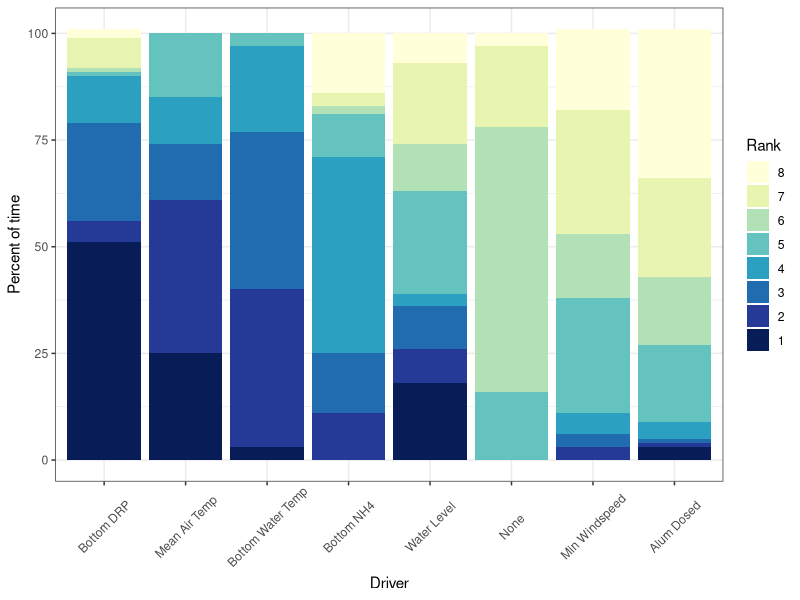
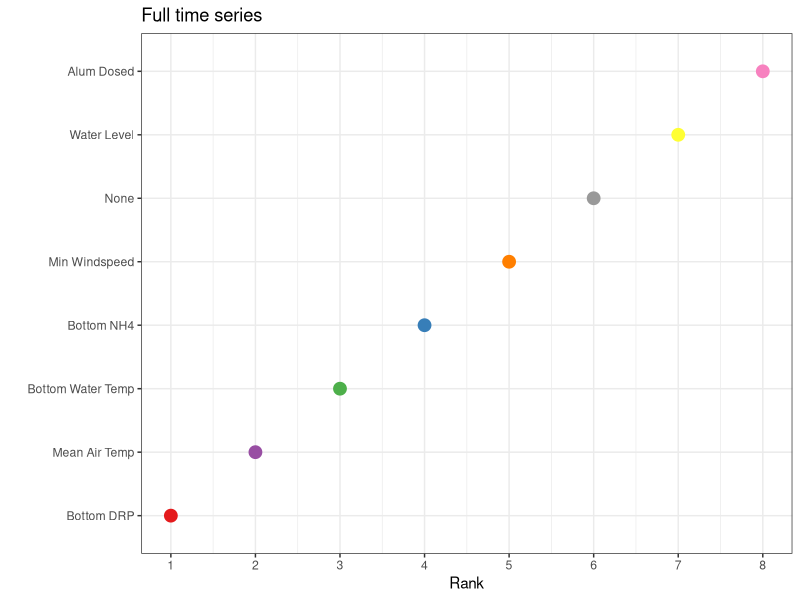
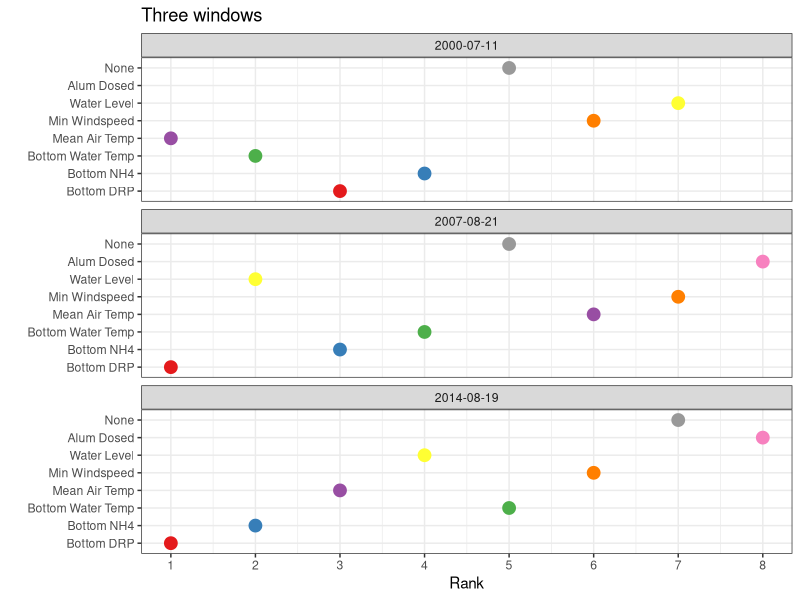
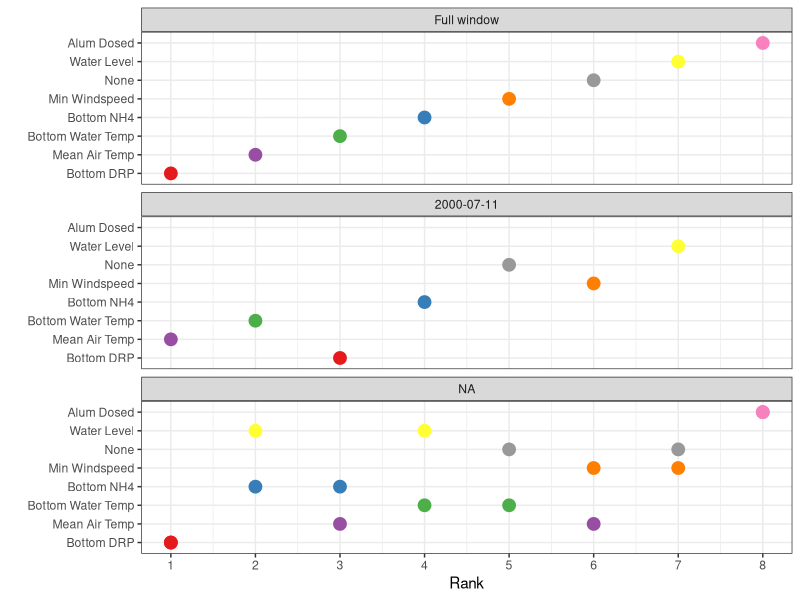
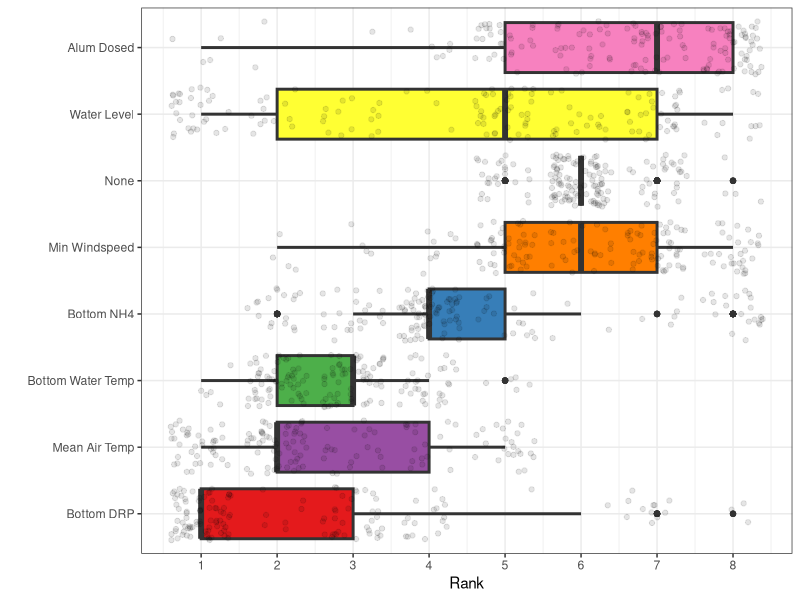
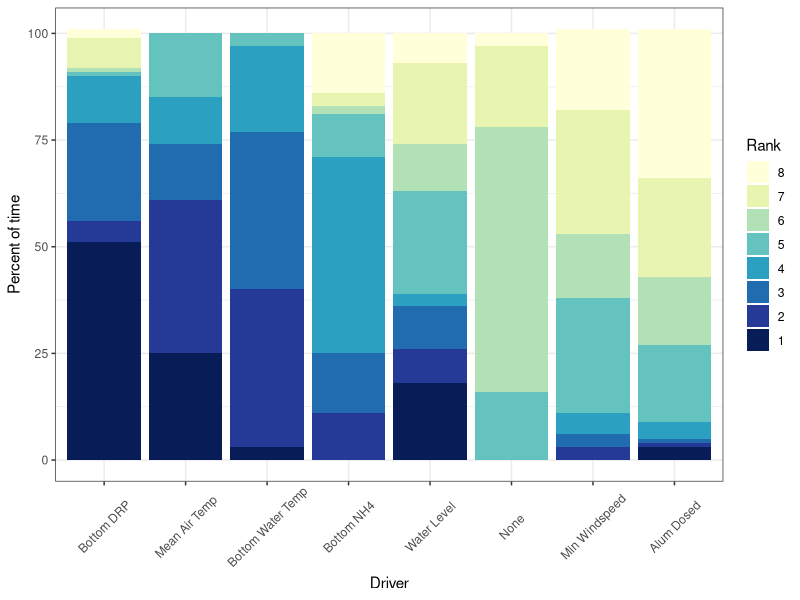

Write R code to recreate these figures, in order. (Note: this script raises an error after producing the figures.)
# calculate model rank
library(tidyverse)
library(RColorBrewer)
library(ggridges)

out <- read.csv('./data/model_output_moving_window.csv')
# set up labels and levels of factor
out$id_covar <- factor(out$id_covar, 
                       levels = c("bottom_DRP_ugL", "bottom_NH4_ugL", "temp_C_8",
                                  "air_temp_mean", "windspeed_min", "monthly_avg_level_m",
                                  "sum_alum", "none"),
                       labels = c("Bottom DRP", "Bottom NH4", "Bottom Water Temp",
                                  "Mean Air Temp", "Min Windspeed", "Water Level", 
                                  "Alum Dosed", "None"))


# calculate the difference across variables
out_prop <- out %>% 
  distinct(id_covar, iter_start, .keep_all = TRUE) %>% 
  select(id_covar:iter_end, start_date, end_date, r2) %>% 
  group_by(iter_start) %>% 
  mutate(diff_from_best = max(r2) - r2,
         rank = dense_rank(desc(r2)),
         r2_none = r2[id_covar=='None'],
         diff_from_none = r2 - r2_none,
         rank_AR = dense_rank(desc(diff_from_none)),
         aic_none = aic[id_covar=='None'],
         diff_from_none_aic = aic - aic_none,
         rank_aic = dense_rank(desc(diff_from_none_aic*-1))) #multiply by -1 to change the sign so positive is good for ranking purposes

# rank variables based on differences in R2 and AICc

out_prop_AR <- out_prop %>% 
  select(id_covar:rank_AR)

out_rank <- plyr::ddply(out_prop_AR, c("id_covar", "rank_AR"), \(x) {
  n <- nrow(x)
  pct <- round(n/length(unique(out_prop$iter_start))*100)
  return(data.frame(pct = pct))
})


# define colors for the right number of ranks
## define color palettes for the right number of variables
num_ranks <- length(unique(out_rank$rank_AR))
rank_pal <- colorRampPalette(brewer.pal(9, "YlGnBu"))(num_ranks)

out_rank <- out_rank %>% 
  group_by(rank_AR) %>% 
  arrange(pct) %>% 
  group_by(id_covar) %>% 
  mutate(sum_r2 = sum(pct*rank_AR))

rank <- ggplot(out_rank, aes(x = reorder(id_covar, sum_r2), y = pct, fill = fct_rev(as.factor(rank_AR)))) +
  geom_bar(stat = 'identity') +
  scale_fill_manual(values = rank_pal) +
  theme_bw() +
  ylab('Percent of time') +
  xlab('Driver') +
  labs(fill = 'Rank') +
  theme(axis.text.x = element_text(angle = 45, vjust = 0.55)) 
rank

ggsave('./figures/resubmission/pct_rank.png', rank,
       dpi = 300, units = 'mm', height = 300, width = 400, scale = 0.4)

################################################################################
## repeat for full time period

outfull <- read.csv('./data/model_output_full.csv')
# set up labels and levels of factor

outfull$id_covar <- factor(outfull$id_covar, 
                           levels = c("bottom_DRP_ugL", "bottom_NH4_ugL", "temp_C_8",
                                      "air_temp_mean", "windspeed_min", "monthly_avg_level_m",
                                      "sum_alum", "none"),
                           labels = c("Bottom DRP", "Bottom NH4", "Bottom Water Temp",
                                      "Mean Air Temp", "Min Windspeed", "Water Level", 
                                      "Alum Dosed", "None"))

col_pal <- c("#E41A1C", "#377EB8", "#4DAF4A", "#984EA3", "#FF7F00", "#FFFF33", "#F781BF", "#999999")

# calculate the difference across variables
out_prop_full <- outfull %>% 
  distinct(id_covar, start_date, .keep_all = TRUE) %>% 
  group_by(start_date) %>% 
  mutate(diff_from_best = max(r2) - r2,
         rank = dense_rank(desc(r2)),
         r2_none = r2[id_covar=='None'],
         diff_from_none = r2 - r2_none,
         rank_AR = dense_rank(desc(diff_from_none)),
         aic_none = aic[id_covar=='None'],
         diff_from_none_aic = aic - aic_none,
         rank_aic = dense_rank(desc(diff_from_none_aic*-1))) #multiply by -1 to change the sign so positive is good for ranking purposes

bfull <- ggplot(out_prop_full, aes(x = rank_AR, y = reorder(id_covar, rank), color = id_covar)) +
  geom_point(size = 4) +
  scale_color_manual(values = col_pal) +
  theme_bw() +
  scale_x_continuous(breaks = (1:9),  # Specify breaks for y-axis
                     labels = (1:9)) +
  labs(fill = 'Driver') +
  xlab('Rank') +
  ylab("") +
  theme(legend.position = 'none') +
  ggtitle('Full time series')
bfull

order_full <- c('Bottom DRP', 'Mean Air Temp', 'Bottom Water Temp', 'Bottom NH4',
                'Min Windspeed', 'None', 'Water Level', 'Alum Dosed')

################################################################################
## repeat for 3 windows

out3 <- read.csv('./data/model_output_three_windows.csv')

# set up labels and levels of factor
out3$id_covar <- factor(out3$id_covar, 
                       levels = c("bottom_DRP_ugL", "bottom_NH4_ugL", "temp_C_8",
                                  "air_temp_mean", "windspeed_min", "monthly_avg_level_m",
                                  "sum_alum", "none"),
                       labels = c("Bottom DRP", "Bottom NH4", "Bottom Water Temp",
                                  "Mean Air Temp", "Min Windspeed", "Water Level", 
                                  "Alum Dosed", "None"))

# remove alum dosing results from first window which had no alum application
out3 <- out3 %>% 
  filter(!(start_date=='2000-07-11' & id_covar=='Alum Dosed'))

# calculate the difference across variables
out_prop3 <- out3 %>% 
  distinct(id_covar, start_date, .keep_all = TRUE) %>% 
  select(id_covar:iter_end, start_date, end_date, r2) %>% 
  group_by(start_date) %>% 
  mutate(diff_from_best = max(r2) - r2,
         rank = dense_rank(desc(r2)),
         r2_none = r2[id_covar=='None'],
         diff_from_none = r2 - r2_none,
         rank_AR = dense_rank(desc(diff_from_none)),
         aic_none = aic[id_covar=='None'],
         diff_from_none_aic = aic - aic_none,
         rank_aic = dense_rank(desc(diff_from_none_aic*-1))) #multiply by -1 to change the sign so positive is good for ranking purposes


b3 <- ggplot(out_prop3, aes(x = rank_AR, y = id_covar, color = id_covar)) +
  #geom_point(data = out_prop, aes(x = rank_AR, y = id_covar), alpha = 0.1) +
  geom_point(size = 4) +
  scale_color_manual(values = col_pal) +
  theme_bw() +
  facet_wrap(~start_date, ncol = 1) +
  scale_x_continuous(breaks = (1:9),  # Specify breaks for y-axis
                     labels = (1:9)) +
  labs(fill = 'Driver') +
  xlab('Rank') +
  ylab("") +
  theme(legend.position = 'none') +
  ggtitle('Three windows')
b3


###############################################################################
## combine discrete windows and full window
out_prop3$timeperiod <- out_prop3$start_date
out_prop_full$timeperiod <- 'Full window'
out_prop_3_full <- full_join(out_prop3, out_prop_full)
out_prop_3_full$timeperiod <- factor(out_prop_3_full$timeperiod, levels = c('Full window',
                                                                 '2000-07-11',
                                                                 '2007-07-24',
                                                                 '2014-07-22'))

bfull_3 <- ggplot(out_prop_3_full, aes(x = rank_AR, factor(id_covar, levels = order_full), color = id_covar)) +
  #geom_point(data = out_prop, aes(x = rank_AR, y = id_covar), alpha = 0.1) +
  geom_point(size = 4) +
  scale_color_manual(values = col_pal) +
  theme_bw() +
  facet_wrap(~timeperiod, ncol = 1) +
  scale_x_continuous(breaks = (1:9),  # Specify breaks for y-axis
                     labels = (1:9)) +
  labs(fill = 'Driver') +
  xlab('Rank') +
  ylab("") +
  theme(legend.position = 'none') 
bfull_3

b <- ggplot(out_prop, aes(x = rank_AR, factor(id_covar, levels = order_full), fill = id_covar)) +
  geom_boxplot( 
    size = 1) +
  geom_jitter(data = out_prop, aes(x = rank_AR, y = id_covar), alpha = 0.1) +
  scale_fill_manual(values = col_pal) +
  theme_bw() +
  scale_x_continuous(breaks = (1:9),  # Specify breaks for y-axis
                     labels = (1:9)) +
  labs(fill = 'Driver') +
  xlab('Rank') +
  ylab("") +
  #ggtitle('Moving windows') +
  theme(legend.position = 'none')
b

p1 <- ggarrange(b, bfull_3,
         # widths = c(1.5, 2),
          labels = 'auto')
p1

ggsave('./figures/resubmission/rank_across_all_windows.png', p1,
       dpi = 300, units = 'mm', height = 300, width = 350, scale = 0.6)

